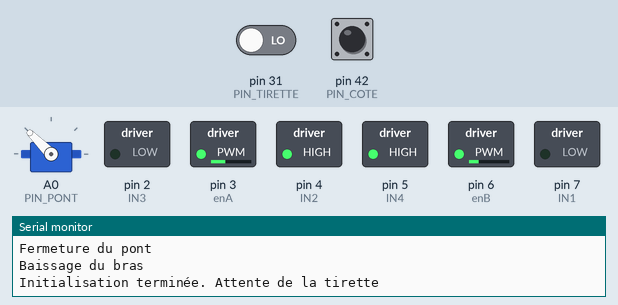
The sketch below on a simulated Arduino Mega 2560, built with avr-gcc and run on an emulated ATmega2560. Parts: servo, switched loads named in the sketch (green lamp = pin HIGH), the last lines printed to the serial monitor. Inputs (shaded band) come from the test bench; at power-on: pin 31 (PIN_TIRETTE) LOW, pin 42 (PIN_COTE) HIGH.

Above: at 0.1 s.
At 5.1 s:
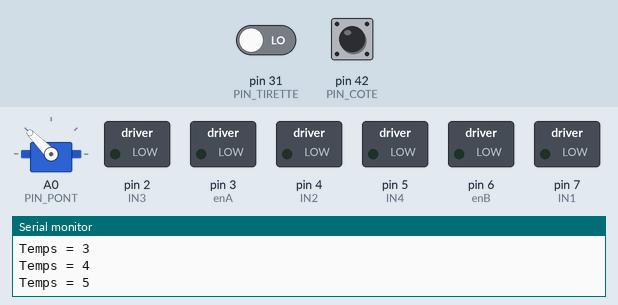
Timing chart, 0 to 6.6 s (numbered marks = the images above):
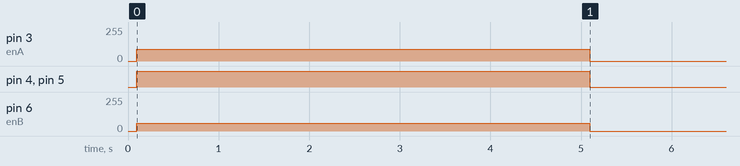

The sketch:

secondaire.ino
```cpp
#include <Arduino.h>
#include <TimerOne.h>
#include <TimerThree.h>
#include <Servo.h>

// CONVENTIONS
// distances = mm
// ne pas utiliser les broches 9, 10, 11 et 12 (utilisées par les timers)

// CAPTEURS
#define PIN_TIRETTE 31
void attendreTirette() {
    while (digitalRead(PIN_TIRETTE) == HIGH) {
        continue;
    }
}

#define PIN_COTE 42
bool bleu = true;
void lireCote() {
    bleu = digitalRead(PIN_COTE) == LOW;
}

#define SEUIL_OBSTACLE 120

#define PIN_ULT_AV_TRIG 22
#define PIN_ULT_AV_ECHO 24
bool capteurAvant() {
    digitalWrite(PIN_ULT_AV_TRIG , HIGH);
    delayMicroseconds(10);
    digitalWrite(PIN_ULT_AV_TRIG, LOW);
    unsigned long lecture_echo = pulseIn(PIN_ULT_AV_ECHO, HIGH, 60);
    Serial.print("Capteur");
    Serial.println(lecture_echo);
    float mm = lecture_echo / 580;
    return mm < SEUIL_OBSTACLE;
}

#define PIN_ULT_AR_TRIG 42
#define PIN_ULT_AR_ECHO 42
bool capteurArriere() {
    digitalWrite(PIN_ULT_AR_TRIG , HIGH);
    delayMicroseconds(10);
    digitalWrite(PIN_ULT_AR_TRIG, LOW);
    unsigned long lecture_echo = pulseIn(PIN_ULT_AR_ECHO, HIGH, 60);
    float mm = lecture_echo / 580;
    return mm < SEUIL_OBSTACLE;
}

#define SEUIL_BOULE 120

#define PIN_ULT_BL_TRIG 42
#define PIN_ULT_BL_ECHO 42
bool capteurBoule() {
    digitalWrite(PIN_ULT_BL_TRIG , HIGH);
    delayMicroseconds(10);
    digitalWrite(PIN_ULT_BL_TRIG, LOW);
    unsigned long lecture_echo = pulseIn(PIN_ULT_BL_ECHO, HIGH, 60);
    float mm = lecture_echo / 580;
    return mm < SEUIL_BOULE;
}

// ACTIONNEURS

Servo pont;
#define PIN_PONT A0

#define PONT_OUVERT 45
void ouvrirPont() {
    Serial.println("Ouverture du pont");
    pont.write(PONT_OUVERT);
}

#define PONT_FERME 135
void fermerPont() {
    Serial.println("Fermeture du pont");
    pont.write(PONT_FERME);
}

void leverBras() {
    Serial.println("Élévation du bras");

}

void baisserBras() {
    // Ça veut pas dire qu'il faut baisser les bras ! \o/
    Serial.println("Baissage du bras");

}


// DIRECTION

// Motor One
#define enA 3
#define IN1 7
#define IN2 4

// Motor Two
#define enB 6
#define IN3 2
#define IN4 5

float x, y;
char sens; // [0-3], sens trigo

void stop() {
  digitalWrite (IN1, LOW);
  digitalWrite (IN2, LOW);
  digitalWrite (IN3, LOW);
  digitalWrite (IN4, LOW);
  analogWrite (enA, 0);
  analogWrite (enB, 0);
}

int tempsRestant = 0;

#define PUISSANCE_RAPIDE 400
#define PUISSANCE_LENTE 100
// en mm/sec
#define VIT_RAPIDE 20
#define VIT_LENTE 0.03

void stepMouvement() {
    tempsRestant--;
    if (tempsRestant <= 0) {
        stop();
    }
}

// void avance(float vitesse) {
void avance() {
    digitalWrite (IN1, LOW);
    digitalWrite (IN2, HIGH);
    digitalWrite (IN3, LOW);
    digitalWrite (IN4, HIGH);
    analogWrite (enA, 90);
    analogWrite (enB, 60);
}

#define FREQ_ECH 5

void avancer(float dist) {
    Serial.print("On va avancer de ");
    Serial.println(dist);
    // Ou recule
    float temps = abs(VIT_RAPIDE * dist); // en seconde
    Serial.print("Temps ");
    Serial.println(temps);
    tempsRestant = temps * FREQ_ECH;
    bool marcheAvant = dist > 0;
    Timer3.initialize((int) (1E6 / FREQ_ECH));
    bool obstacle = false, lastObstacle = true;
    while (tempsRestant > 0) {
        // Si obstacle a changé (ou si c'est le premier tour vu les valeurs d'initialisation)
        // Serial.print("Restant ");
        // Serial.println(tempsRestant);
        if (obstacle != lastObstacle) {
            if (obstacle) {
                Serial.println("Obstacle !");
                stop();
                Timer3.detachInterrupt();
            } else {
                //avance(VIT_RAPIDE * (marcheAvant ? 1 : -1));
                avance();
                Timer3.attachInterrupt(stepMouvement);
            }
        }

        lastObstacle = obstacle;
        Serial.println("171");
        if (marcheAvant) {
            obstacle = capteurAvant();
        } else {
            obstacle = capteurArriere();
        }
    }
    Timer3.detachInterrupt();
    stop();
    switch (sens) {
        case 0:
            x += dist;
            break;
        case 1:
            y += dist;
            break;
        case 2:
            x -= dist;
            break;
        case 3:
            y += dist;
            break;
    }
    Serial.print("Position : (");
    Serial.print(x);
    Serial.print(", ");
    Serial.print(y);
    Serial.println(")");
}

#define PUISSANCE_ROTATION 200

void tourne(bool sens) {
    digitalWrite (IN1, sens ? HIGH : LOW);
    digitalWrite (IN2, sens ? LOW : HIGH);
    analogWrite (enA, 90);
    digitalWrite (IN3, sens ? LOW : HIGH);
    digitalWrite (IN4, sens ? HIGH : LOW);
    analogWrite (enB, 60);
}

// en secondes
#define TEMPS_ANGLE_DROIT 0.4

void tournerVraieDroite() {
    tempsRestant = TEMPS_ANGLE_DROIT * FREQ_ECH;
    Timer3.initialize(1E6 / FREQ_ECH);
    tourne(true);
    Timer3.attachInterrupt(stepMouvement);
    while (tempsRestant > 0) {
        continue;
    }
    Timer3.detachInterrupt();
}

void tournerVraieGauche() {
    tempsRestant = TEMPS_ANGLE_DROIT * FREQ_ECH;
    Timer3.initialize(1E6 / FREQ_ECH);
    tourne(true);
    Timer3.attachInterrupt(stepMouvement);
    while (tempsRestant > 0) {
        continue;
    }
    Timer3.detachInterrupt();
}

void tournerDroite() {
    sens -= 1;
    sens = sens % 4;
    Serial.println("Tourne à droite");
    if (bleu) {
        tournerVraieDroite();
    } else {
        tournerVraieGauche();
    }
}

void tournerGauche() {
    sens += 1;
    sens = sens % 4;
    Serial.println("Tourne à gauche");
    if (bleu) {
        tournerVraieGauche();
    } else {
        tournerVraieDroite();
    }
}

// GÉNÉRALES

void fin() {
    Serial.println("Fin du timer");
    stop();
    // TODO Autres capteurs
}

int tempsEcoule = 0;
#define DUREE_JEU 90
int secondI;

void seconde() {
    tempsEcoule++;
    Serial.print("Temps = ");
    Serial.println(tempsEcoule);
    if (tempsEcoule >= DUREE_JEU) {
        fin();
        Timer1.detachInterrupt();
    }
}

void parcours() {
    avancer(1100 - 200);
    tournerDroite();
    avancer(700 - 200);
    tournerDroite();
    avancer(1100 - 1000);
    tournerDroite();
    avancer(700 - 0);
}


// SPÉCIFIQUES

void setup() {
    Serial.begin(9600);
    Serial.println("Initialisation");

    pinMode(PIN_TIRETTE, INPUT);
    pinMode(PIN_COTE, INPUT);
    pinMode(PIN_ULT_AV_TRIG, OUTPUT);
    pinMode(PIN_ULT_AV_ECHO, INPUT);
    pinMode(PIN_ULT_AR_TRIG, OUTPUT);
    pinMode(PIN_ULT_AR_ECHO, INPUT);
    pinMode(PIN_ULT_BL_TRIG, OUTPUT);
    pinMode(PIN_ULT_BL_ECHO, INPUT);
    pinMode(enA, OUTPUT);
    pinMode(enB, OUTPUT);
    pinMode(IN1, OUTPUT);
    pinMode(IN2, OUTPUT);
    pinMode(IN3, OUTPUT);
    pinMode(IN4, OUTPUT);
    pont.attach(PIN_PONT);

    fermerPont();
    baisserBras();

    Serial.println("Initialisation terminée. Attente de la tirette");

    attendreTirette();

    Serial.println("Tirette tirée. C'est parti !");

    Timer1.initialize(); // Initialise timer1 à 1 seconde
    Timer1.attachInterrupt(seconde);

    lireCote();

    Serial.print("On est du côté ");
    Serial.println(bleu ? "bleu" : "jaune");

    x = 200;
    y = 200;
    sens = 0;

    /* parcours(); */

    // DEBUG
    avance();
    // tourne(true);
    delay(5000);
    stop();
    /* while(true) { */
    /*     capteurAvant(); */
    /* } */

}

void loop() {
}
```
